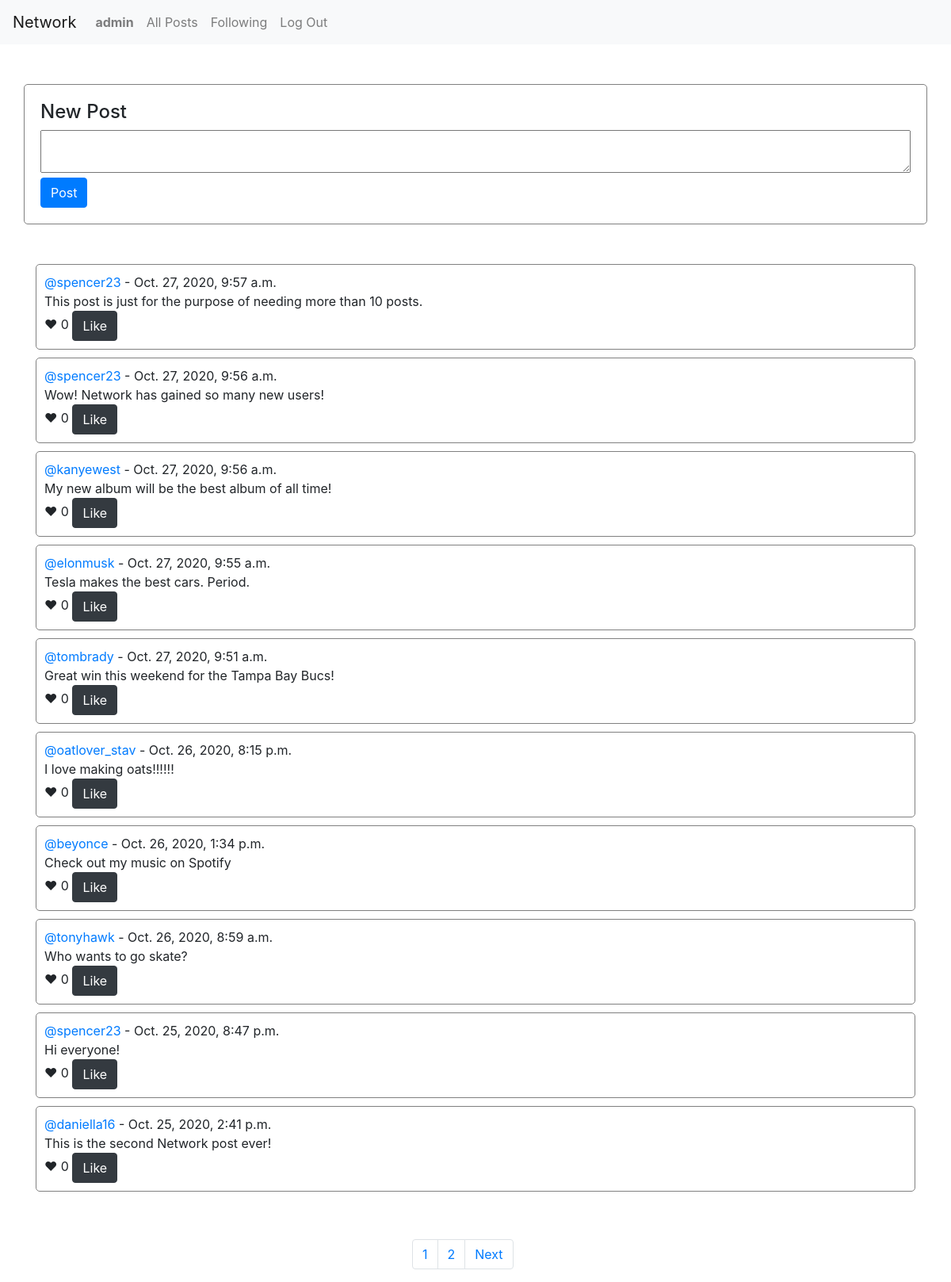
The app's page / (signed in) with its own data.
### network/models.py (models this page shows)
class User(AbstractUser):
    pass

class Post(models.Model):
    text = models.CharField(max_length=300)
    user = models.ForeignKey(User, on_delete=models.CASCADE, related_name='creator')
    likes = models.ManyToManyField(User, blank=True, related_name="liked_by")
    timestamp = models.DateTimeField(auto_now_add=True)

### network/views.py (the view)
# urls.py: path("", views.index, name="index"),
def index(request):
    posts_list = Post.objects.all().order_by('-timestamp')
    page = request.GET.get('page', 1)
    paginator = Paginator(posts_list, 10)
    try:
        posts = paginator.page(page)
    except PageNotAnInteger:
        posts = paginator.page(1)
    except EmptyPage:
        posts = paginator.page(paginator.num_pages)
    return render(request, "network/index.html", {
        'form': PostForm(),
        'posts': posts
    })

### network/views.py
class PostForm(forms.Form):
    text = forms.CharField(label='', widget=forms.Textarea(attrs={"rows":2}), max_length=300, required=True)

### network/templates/network/index.html (shortened to what this page needs)
{% extends "network/layout.html" %}
{% block body %}
  <div class="container">
    {% if user.is_authenticated %}
      <div class="row">
        <div class="col-12 post__form--container">
          <h4>New Post</h4>
          <form class="" action="{% url 'newpost' username=user.username %}" method="POST">
            {{ form }}
            <br>
            <input type="submit" name="" class="btn btn-primary" value="Post">
          </form>
        </div>
      </div>
    {% endif %}
    <div class="row">
      <div class="col-12">
        {% for post in posts %}
          <div class="post__container">
            <a href="user/{{ post.user }}">@{{ post.user }}</a> - {{ post.timestamp }}
            <br>
            <p class="post__text--container post__{{ post.id }}--container">{{ post.text }}</p>
            &hearts; <span class="post__{{ post.id }}--likes">{{ post.likes.count }}</span>
            {% if user.is_authenticated %}
              {% if request.user in post.likes.all %}
                <button type="button" name="" class="btn btn-light btn-like" data-func="unlike" data-id="{{ post.id }}">Unlike</button>
              {% else %}
                <button type="button" name="" class="btn btn-dark btn-like" data-func="like" data-id="{{ post.id }}">Like</button>
              {% endif %}
            {% endif %}
          </div>
        {% endfor %}
      </div>
    </div>
    {% if posts.has_other_pages %}
    <div class="row">
      <div class="col-5"></div>
      <div class="col-2">
        <nav aria-label="Page navigation example">
          <ul class="pagination">
            {% for i in posts.paginator.page_range %}
              <li class="page-item"><a class="page-link" href="?page={{ i }}">{{ i }}</a></li>
            {% endfor %}
            {% if posts.has_next %}
              <li class="page-item"><a class="page-link" href="?page={{ posts.next_page_number }}">Next</a></li>
            {% endif %}
          </ul>
        </nav>
      </div>
      <div class="col-5"></div>
    </div>
    {% endif %}
  </div>
{% endblock %}

### network/templates/network/layout.html (shortened to what this page needs)
{% load static %}
<!DOCTYPE html>
<html lang="en">
    <head>
        <link rel="stylesheet" href="https://stackpath.bootstrapcdn.com/bootstrap/4.4.1/css/bootstrap.min.css">
        <link href="{% static 'network/styles.css' %}" rel="stylesheet">
    </head>
    <body>
        <nav class="navbar navbar-expand-lg navbar-light bg-light">
            <a class="navbar-brand" href="#">Network</a>
            <div>
              <ul class="navbar-nav mr-auto">
                {% if user.is_authenticated %}
                    <li class="nav-item">
                        <a class="nav-link" href="#"><strong>{{ user.username }}</strong></a>
                    </li>
                {% endif %}
                <li class="nav-item">
                  <a class="nav-link" href="{% url 'index' %}">All Posts</a>
                </li>
                {% if user.is_authenticated %}
                    <li class="nav-item">
                        <a class="nav-link" href="{% url 'following' %}">Following</a>
                    </li>
                    <li class="nav-item">
                        <a class="nav-link" href="{% url 'logout' %}">Log Out</a>
                    </li>
                {% endif %}
              </ul>
            </div>
          </nav>
        <div class="body">
            {% block body %}
            {% endblock %}
        </div>
        {% load staticfiles %}
    </body>
</html>

### network/static/network/styles.css (style rules this page uses)
.row { margin-top: 50px; }
.post__form--container { border: 1px solid gray; border-radius: 5px; padding: 20px; }
.post__form--container textarea { width: 100%; }
.post__container { border: 1px solid gray; border-radius: 5px; margin-bottom: 10px; padding: 10px; }
.post__text--container { margin-bottom: 0px !important; }

### records on screen
User: username "admin"
Post: user "spencer23", timestamp "Oct. 27, 2020, 9:57 a.m.", text "This post is just for the purpose of needing more than 10 posts.", likes.count "0"
Post: user "spencer23", timestamp "Oct. 27, 2020, 9:56 a.m.", text "Wow! Network has gained so many new users!", likes.count "0"
Post: user "kanyewest", timestamp "Oct. 27, 2020, 9:56 a.m.", text "My new album will be the best album of all time!", likes.count "0"
Post: user "elonmusk", timestamp "Oct. 27, 2020, 9:55 a.m.", text "Tesla makes the best cars. Period.", likes.count "0"
Post: user "tombrady", timestamp "Oct. 27, 2020, 9:51 a.m.", text "Great win this weekend for the Tampa Bay Bucs!", likes.count "0"
Post: user "oatlover_stav", timestamp "Oct. 26, 2020, 8:15 p.m.", text "I love making oats!!!!!!", likes.count "0"
Post: user "beyonce", timestamp "Oct. 26, 2020, 1:34 p.m.", text "Check out my music on Spotify", likes.count "0"
Post: user "tonyhawk", timestamp "Oct. 26, 2020, 8:59 a.m.", text "Who wants to go skate?", likes.count "0"
Post: user "spencer23", timestamp "Oct. 25, 2020, 8:47 p.m.", text "Hi everyone!", likes.count "0"
Post: user "daniella16", timestamp "Oct. 25, 2020, 2:41 p.m.", text "This is the second Network post ever!", likes.count "0"

### other values on screen
{{ i }} "1" "2"
